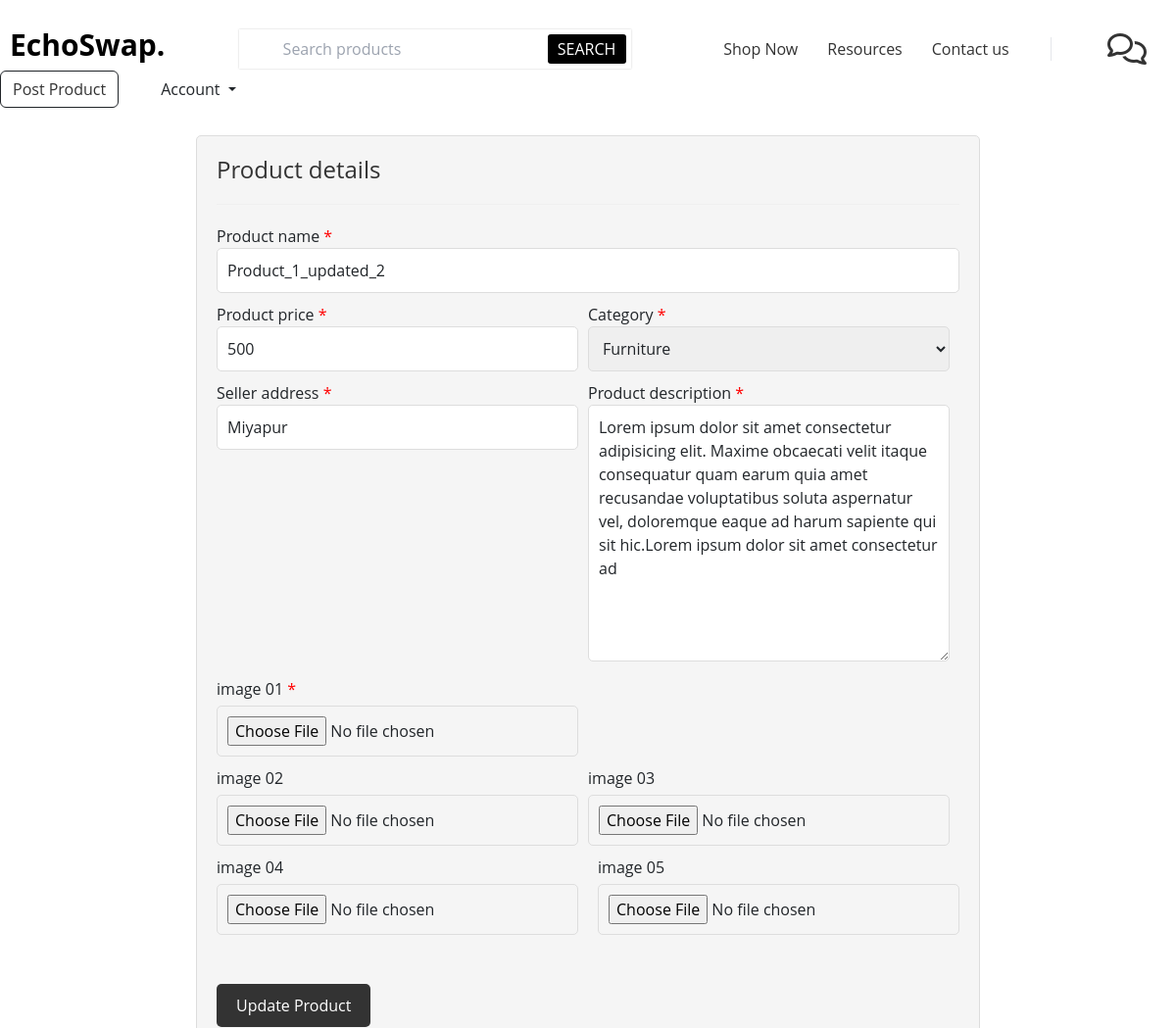
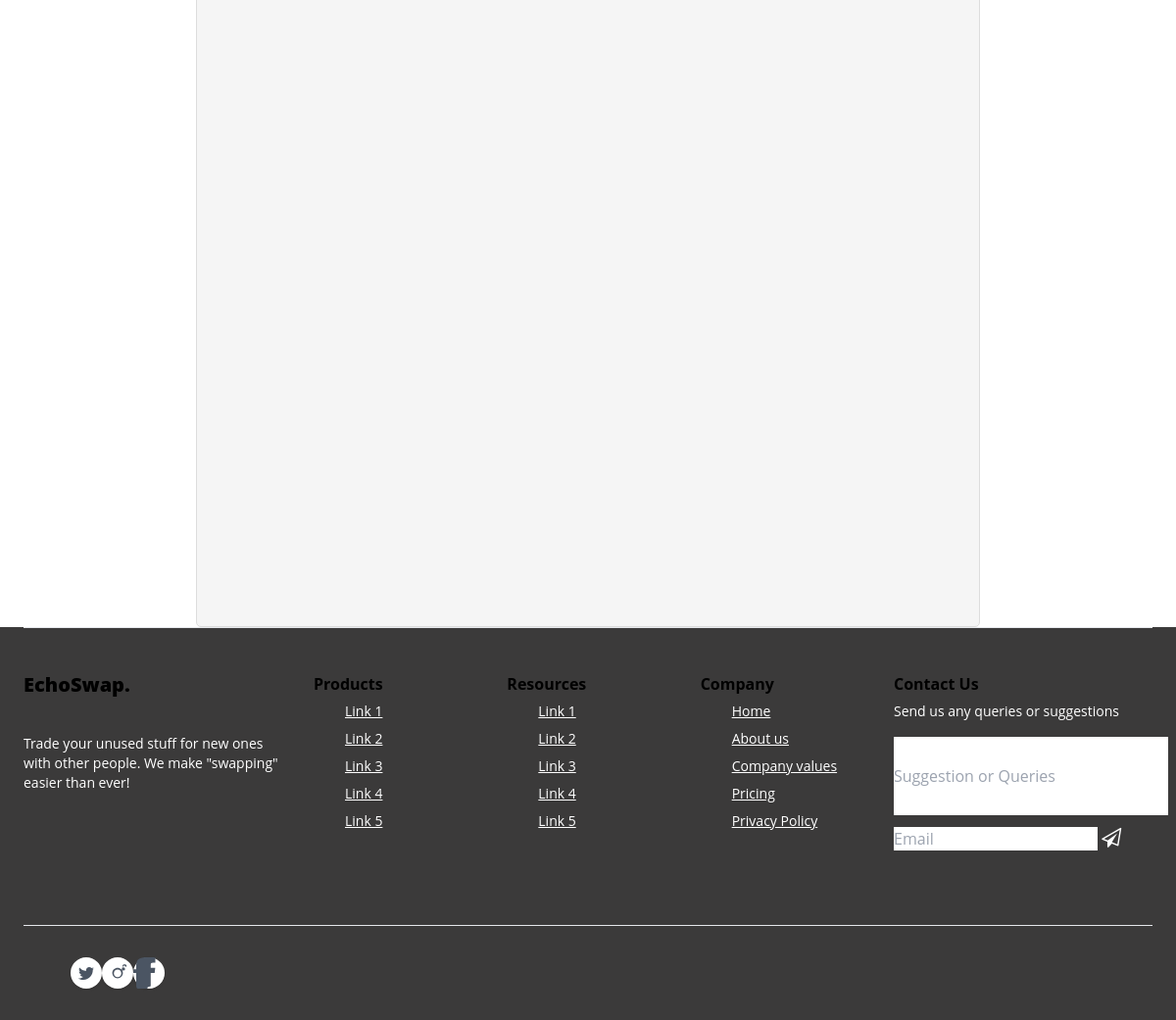
Page /update_products.php?pid=s16XzzBmYSihYaa2VlZi on the committed database (2 pictures, top to bottom).
### tables this page shows
CREATE TABLE `products` (
  `id` varchar(50) NOT NULL,
  `pid` varchar(50) NOT NULL,
  `Product_name` varchar(50) NOT NULL,
  `address` varchar(50) NOT NULL,
  `price` int(50) NOT NULL,
  `category` varchar(50) NOT NULL,
  `image_01` varchar(50) NOT NULL,
  `image_02` varchar(50) NOT NULL,
  `image_03` varchar(50) NOT NULL,
  `image_04` varchar(50) NOT NULL,
  `image_05` varchar(50) NOT NULL,
  `description` varchar(255) NOT NULL
);

### update_products.php (the view, shortened to what this page needs)
<?php
include 'config.php';
if (isset($_GET['pid'])) {
    $pid = $_GET['pid'];
} else {
    header('Location: shop_main.php');
    exit;
}
$select_product = "SELECT * FROM `products` WHERE pid = '$pid'";
$result_product = mysqli_query($conn, $select_product);
if (mysqli_num_rows($result_product) > 0) {
    $product = mysqli_fetch_assoc($result_product);
} else {
    header('Location: shop_main.php');
    exit;
}
?>
<?php include "Header.php" ?>
<div id="post_form_main">
    <section class="Product-form">
        <form action="" method="POST" enctype="multipart/form-data">
            <h3>Product details</h3>
            <hr>
            <div class="box">
                <p>Product name <span>*</span></p>
                <input type="text" name="Product_name" required maxlength="50" placeholder="Enter Product name"
                    class="input" value="<?= $product['Product_name'] ?? '' ?>">
            </div>
            <div class="flex">
                <div class="box">
                    <p>Product price <span>*</span></p>
                    <input type="number" name="price" required min="0" max="9999999999" maxlength="10"
                        placeholder="Enter Product price" class="input" value="<?= $product['price'] ?? '' ?>">
                </div>
                <div class="box">
                    <p>Category <span>*</span></p>
                    <select name="category" required class="input">
                        <option value="furniture" <?= isset($product['category']) && $product['category'] == 'furniture' ? 'selected' : '' ?>>Furniture</option>
                    </select>
                </div>
                <div class="box address-box">
                    <p>Seller address <span>*</span></p>
                    <input type="text" name="address" required maxlength="100" placeholder="Enter Product full address"
                        class="input" value="<?= $product['address'] ?? '' ?>">
                </div>
                <div class="box">
                    <p>Product description <span>*</span></p>
                    <textarea name="description" maxlength="1000" class="input" required cols="30" rows="10"
                        placeholder="Write about Product..."><?= $product['description'] ?? '' ?></textarea>
                </div>
                <div class="box">
                    <p>image 01 <span>*</span></p>
                    <input type="file" name="image_01" class="input input_img" accept="image/*" required>
                </div>
                <div class="flex">
                    <div class="box">
                        <p>image 02</p>
                        <input type="file" name="image_02" class="input input_img" accept="image/*">
                    </div>
                    <div class="box">
                        <p>image 03</p>
                        <input type="file" name="image_03" class="input input_img" accept="image/*">
                    </div>
                    <div class="box">
                        <p>image 04</p>
                        <input type="file" name="image_04" class="input input_img" accept="image/*">
                    </div>
                    <div class="box">
                        <p>image 05</p>
                        <input type="file" name="image_05" class="input input_img" accept="image/*">
                    </div>
                </div>
            </div>
            <button type="submit" class="btn btn-dark" name="post">Update Product</button>
        </form>
    </section>
</div>
<?php include 'Footer.php'; ?>
</body>
</html>

### css/complete.css (style rules this page uses)
* { margin: 0; padding: 0; box-sizing: border-box; outline: none; list-style: none; font-family: "Open Sans", sans-serif; }
::placeholder { color: #1d1e3c; opacity: 1; }
.Product-form { max-width: 800px; margin: 0 auto; padding: 20px; padding-bottom: 40rem; background-color: #f5f5f5; border: 1px solid #ddd; border-radius: 5px; animation: fade-in 0.5s ease; margin-bottom: 3 rem; }
.Product-form h3 { color: #333; font-size: 24px; margin-bottom: 20px; animation: fade-in 0.5s ease; }
.Product-form hr { border: none; border-top: 1px solid #ddd; margin-top: 20px; margin-bottom: 20px; animation: fade-in 0.5s ease; }
.Product-form .box { margin-bottom: 20px; animation: fade-in 0.5s ease; }
.Product-form p { margin: 0; font-size: 16px; }
.Product-form .input { width: 100%; padding: 10px; border: 1px solid #ddd; border-radius: 5px; font-size: 16px; }
.Product-form .input_img { display: block; margin-top: 5px; }
.Product-form .flex { display: flex; flex-wrap: wrap; margin-bottom: 20px; }
.Product-form .flex .box { flex-basis: calc(50% - 10px); margin-right: 10px; }
.Product-form .flex .box:last-child { margin-right: 0; }
.Product-form textarea { width: 100%; padding: 10px; border: 1px solid #ddd; border-radius: 5px; font-size: 16px; }
.Product-form select { width: 100%; padding: 10px; border: 1px solid #ddd; border-radius: 5px; font-size: 16px; }
.Product-form .btn { display: inline-block; padding: 10px 20px; background-color: #333; color: #fff; font-size: 16px; border: none; border-radius: 5px; cursor: pointer; }
.Product-form span { color: red; }
.flex { display: flex; flex-wrap: wrap; justify-content: space-between; }
.Product-form .box { flex-basis: calc(33.33% - 10px); margin-bottom: 10px; }
.address-box { flex-basis: 100%; }
body { font-family: system-ui, -apple-system, BlinkMacSystemFont, "Segoe UI", Roboto, "Helvetica Neue", Arial, "Noto Sans", sans-serif, "Apple Color Emoji", "Segoe UI Emoji", "Segoe UI Symbol", "Noto Color Emoji"; }

### rows in the picture
products: Product_name "Product_1_updated_2", price "500", category "Furniture", address "Miyapur", description "Lorem ipsum dolor sit amet consectetur adipisicing elit. Maxime obcaecati velit itaque consequatur quam earum quia amet recusandae voluptatibus soluta aspernatur vel, doloremque eaque ad harum sapiente qui sit hic.Lorem ipsum dolor sit amet consectetur ad"
